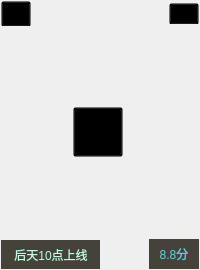
<?xml version="1.0" encoding="UTF-8"?>
<ui version="4.0">
 <class>VideoHeadItem</class>
 <widget class="QWidget" name="VideoHeadItem">
  <property name="geometry">
   <rect>
    <x>0</x>
    <y>0</y>
    <width>200</width>
    <height>270</height>
   </rect>
  </property>
  <property name="minimumSize">
   <size>
    <width>200</width>
    <height>270</height>
   </size>
  </property>
  <property name="windowTitle">
   <string>Form</string>
  </property>
  <property name="styleSheet">
   <string notr="true"/>
  </property>
  <layout class="QVBoxLayout" name="verticalLayout_8">
   <property name="spacing">
    <number>0</number>
   </property>
   <property name="leftMargin">
    <number>0</number>
   </property>
   <property name="topMargin">
    <number>0</number>
   </property>
   <property name="rightMargin">
    <number>0</number>
   </property>
   <property name="bottomMargin">
    <number>0</number>
   </property>
   <item>
    <layout class="QVBoxLayout" name="verticalLayout_7">
     <property name="spacing">
      <number>0</number>
     </property>
     <item>
      <layout class="QHBoxLayout" name="horizontalLayout">
       <property name="spacing">
        <number>0</number>
       </property>
       <item>
        <widget class="QFrame" name="frame">
         <property name="minimumSize">
          <size>
           <width>32</width>
           <height>26</height>
          </size>
         </property>
         <property name="maximumSize">
          <size>
           <width>32</width>
           <height>26</height>
          </size>
         </property>
         <property name="styleSheet">
          <string notr="true">QFrame
{
background-color: transparent;
}</string>
         </property>
         <property name="frameShape">
          <enum>QFrame::StyledPanel</enum>
         </property>
         <property name="frameShadow">
          <enum>QFrame::Raised</enum>
         </property>
         <layout class="QVBoxLayout" name="verticalLayout_2">
          <property name="spacing">
           <number>0</number>
          </property>
          <property name="leftMargin">
           <number>0</number>
          </property>
          <property name="topMargin">
           <number>0</number>
          </property>
          <property name="rightMargin">
           <number>0</number>
          </property>
          <property name="bottomMargin">
           <number>0</number>
          </property>
          <item>
           <widget class="QPushButton" name="pushButton_vip">
            <property name="minimumSize">
             <size>
              <width>30</width>
              <height>26</height>
             </size>
            </property>
            <property name="maximumSize">
             <size>
              <width>30</width>
              <height>26</height>
             </size>
            </property>
            <property name="styleSheet">
             <string notr="true">QPushButton
{
background-color: transparent;
border-image: url(:/images/user/vip_start1.png);
}

QPushButton:hover
{

}</string>
            </property>
            <property name="text">
             <string/>
            </property>
           </widget>
          </item>
         </layout>
        </widget>
       </item>
       <item>
        <spacer name="horizontalSpacer">
         <property name="orientation">
          <enum>Qt::Horizontal</enum>
         </property>
         <property name="sizeHint" stdset="0">
          <size>
           <width>40</width>
           <height>20</height>
          </size>
         </property>
        </spacer>
       </item>
       <item>
        <widget class="QFrame" name="frame_5">
         <property name="minimumSize">
          <size>
           <width>32</width>
           <height>22</height>
          </size>
         </property>
         <property name="maximumSize">
          <size>
           <width>32</width>
           <height>22</height>
          </size>
         </property>
         <property name="styleSheet">
          <string notr="true">QFrame
{
background-color: transparent;
}</string>
         </property>
         <property name="frameShape">
          <enum>QFrame::StyledPanel</enum>
         </property>
         <property name="frameShadow">
          <enum>QFrame::Raised</enum>
         </property>
         <layout class="QVBoxLayout" name="verticalLayout">
          <property name="spacing">
           <number>0</number>
          </property>
          <property name="leftMargin">
           <number>0</number>
          </property>
          <property name="topMargin">
           <number>0</number>
          </property>
          <property name="rightMargin">
           <number>0</number>
          </property>
          <property name="bottomMargin">
           <number>0</number>
          </property>
          <item>
           <widget class="QPushButton" name="pushButton_makeself">
            <property name="minimumSize">
             <size>
              <width>30</width>
              <height>22</height>
             </size>
            </property>
            <property name="maximumSize">
             <size>
              <width>30</width>
              <height>22</height>
             </size>
            </property>
            <property name="styleSheet">
             <string notr="true">QPushButton
{
background-color: transparent;
border-image: url(:/images/home/mark_dubo.png);
}

QPushButton:hover
{

}</string>
            </property>
            <property name="text">
             <string/>
            </property>
           </widget>
          </item>
         </layout>
        </widget>
       </item>
      </layout>
     </item>
     <item>
      <layout class="QHBoxLayout" name="horizontalLayout_3">
       <item>
        <spacer name="horizontalSpacer_3">
         <property name="orientation">
          <enum>Qt::Horizontal</enum>
         </property>
         <property name="sizeHint" stdset="0">
          <size>
           <width>40</width>
           <height>20</height>
          </size>
         </property>
        </spacer>
       </item>
       <item>
        <layout class="QVBoxLayout" name="verticalLayout_6">
         <item>
          <spacer name="verticalSpacer">
           <property name="orientation">
            <enum>Qt::Vertical</enum>
           </property>
           <property name="sizeHint" stdset="0">
            <size>
             <width>20</width>
             <height>40</height>
            </size>
           </property>
          </spacer>
         </item>
         <item>
          <widget class="QFrame" name="frame_2">
           <property name="minimumSize">
            <size>
             <width>60</width>
             <height>60</height>
            </size>
           </property>
           <property name="maximumSize">
            <size>
             <width>60</width>
             <height>60</height>
            </size>
           </property>
           <property name="styleSheet">
            <string notr="true">QFrame
{
background-color: transparent;
}</string>
           </property>
           <property name="frameShape">
            <enum>QFrame::StyledPanel</enum>
           </property>
           <property name="frameShadow">
            <enum>QFrame::Raised</enum>
           </property>
           <layout class="QVBoxLayout" name="verticalLayout_5">
            <property name="spacing">
             <number>0</number>
            </property>
            <property name="leftMargin">
             <number>2</number>
            </property>
            <property name="topMargin">
             <number>2</number>
            </property>
            <property name="rightMargin">
             <number>2</number>
            </property>
            <property name="bottomMargin">
             <number>2</number>
            </property>
            <item>
             <widget class="QPushButton" name="pushButton_mainPlayer">
              <property name="minimumSize">
               <size>
                <width>50</width>
                <height>50</height>
               </size>
              </property>
              <property name="maximumSize">
               <size>
                <width>50</width>
                <height>50</height>
               </size>
              </property>
              <property name="styleSheet">
               <string notr="true">#pushButton_mainPlayer
{
background-color: transparent;
border-image: url(:/images/tray/recvideo_play.png);
}</string>
              </property>
              <property name="text">
               <string/>
              </property>
             </widget>
            </item>
           </layout>
          </widget>
         </item>
         <item>
          <spacer name="verticalSpacer_2">
           <property name="orientation">
            <enum>Qt::Vertical</enum>
           </property>
           <property name="sizeHint" stdset="0">
            <size>
             <width>20</width>
             <height>40</height>
            </size>
           </property>
          </spacer>
         </item>
        </layout>
       </item>
       <item>
        <spacer name="horizontalSpacer_4">
         <property name="orientation">
          <enum>Qt::Horizontal</enum>
         </property>
         <property name="sizeHint" stdset="0">
          <size>
           <width>40</width>
           <height>20</height>
          </size>
         </property>
        </spacer>
       </item>
      </layout>
     </item>
     <item>
      <layout class="QHBoxLayout" name="horizontalLayout_2">
       <property name="spacing">
        <number>0</number>
       </property>
       <item>
        <widget class="QFrame" name="frame_3">
         <property name="minimumSize">
          <size>
           <width>100</width>
           <height>30</height>
          </size>
         </property>
         <property name="maximumSize">
          <size>
           <width>100</width>
           <height>30</height>
          </size>
         </property>
         <property name="styleSheet">
          <string notr="true">QFrame
{
background-color: transparent;
}</string>
         </property>
         <property name="frameShape">
          <enum>QFrame::StyledPanel</enum>
         </property>
         <property name="frameShadow">
          <enum>QFrame::Raised</enum>
         </property>
         <layout class="QVBoxLayout" name="verticalLayout_3">
          <property name="spacing">
           <number>0</number>
          </property>
          <property name="leftMargin">
           <number>0</number>
          </property>
          <property name="topMargin">
           <number>0</number>
          </property>
          <property name="rightMargin">
           <number>0</number>
          </property>
          <property name="bottomMargin">
           <number>0</number>
          </property>
          <item>
           <widget class="QPushButton" name="pushButton_online">
            <property name="minimumSize">
             <size>
              <width>100</width>
              <height>30</height>
             </size>
            </property>
            <property name="maximumSize">
             <size>
              <width>100</width>
              <height>30</height>
             </size>
            </property>
            <property name="styleSheet">
             <string notr="true">QPushButton
{
border: none;
font: 800 14px &quot;微软雅黑&quot;;
background-color: rgba(26, 22, 13,0.8);
color: qlineargradient(spread:pad,x1:0,y1:0,x2:1,y2:0,stop:0 #6df9c7, stop:1  #bafee3);
}

QPushButton:hover
{

}</string>
            </property>
            <property name="text">
             <string>后天10点上线</string>
            </property>
           </widget>
          </item>
         </layout>
        </widget>
       </item>
       <item>
        <spacer name="horizontalSpacer_2">
         <property name="orientation">
          <enum>Qt::Horizontal</enum>
         </property>
         <property name="sizeHint" stdset="0">
          <size>
           <width>40</width>
           <height>20</height>
          </size>
         </property>
        </spacer>
       </item>
       <item>
        <widget class="QFrame" name="frame_4">
         <property name="minimumSize">
          <size>
           <width>52</width>
           <height>32</height>
          </size>
         </property>
         <property name="maximumSize">
          <size>
           <width>52</width>
           <height>32</height>
          </size>
         </property>
         <property name="styleSheet">
          <string notr="true">QFrame
{
background-color: transparent;
}</string>
         </property>
         <property name="frameShape">
          <enum>QFrame::StyledPanel</enum>
         </property>
         <property name="frameShadow">
          <enum>QFrame::Raised</enum>
         </property>
         <layout class="QVBoxLayout" name="verticalLayout_4">
          <property name="spacing">
           <number>0</number>
          </property>
          <property name="leftMargin">
           <number>0</number>
          </property>
          <property name="topMargin">
           <number>0</number>
          </property>
          <property name="rightMargin">
           <number>0</number>
          </property>
          <property name="bottomMargin">
           <number>0</number>
          </property>
          <item>
           <widget class="QPushButton" name="pushButton_score">
            <property name="minimumSize">
             <size>
              <width>50</width>
              <height>30</height>
             </size>
            </property>
            <property name="maximumSize">
             <size>
              <width>50</width>
              <height>30</height>
             </size>
            </property>
            <property name="styleSheet">
             <string notr="true">QPushButton
{
color: #55d6df;
border: none;
font: 800 14px &quot;微软雅黑&quot;;
background-color: rgba(26, 22, 13,0.8);
}

QPushButton:hover
{

}</string>
            </property>
            <property name="text">
             <string>8.8分</string>
            </property>
           </widget>
          </item>
         </layout>
        </widget>
       </item>
      </layout>
     </item>
    </layout>
   </item>
  </layout>
 </widget>
 <resources/>
 <connections/>
</ui>
